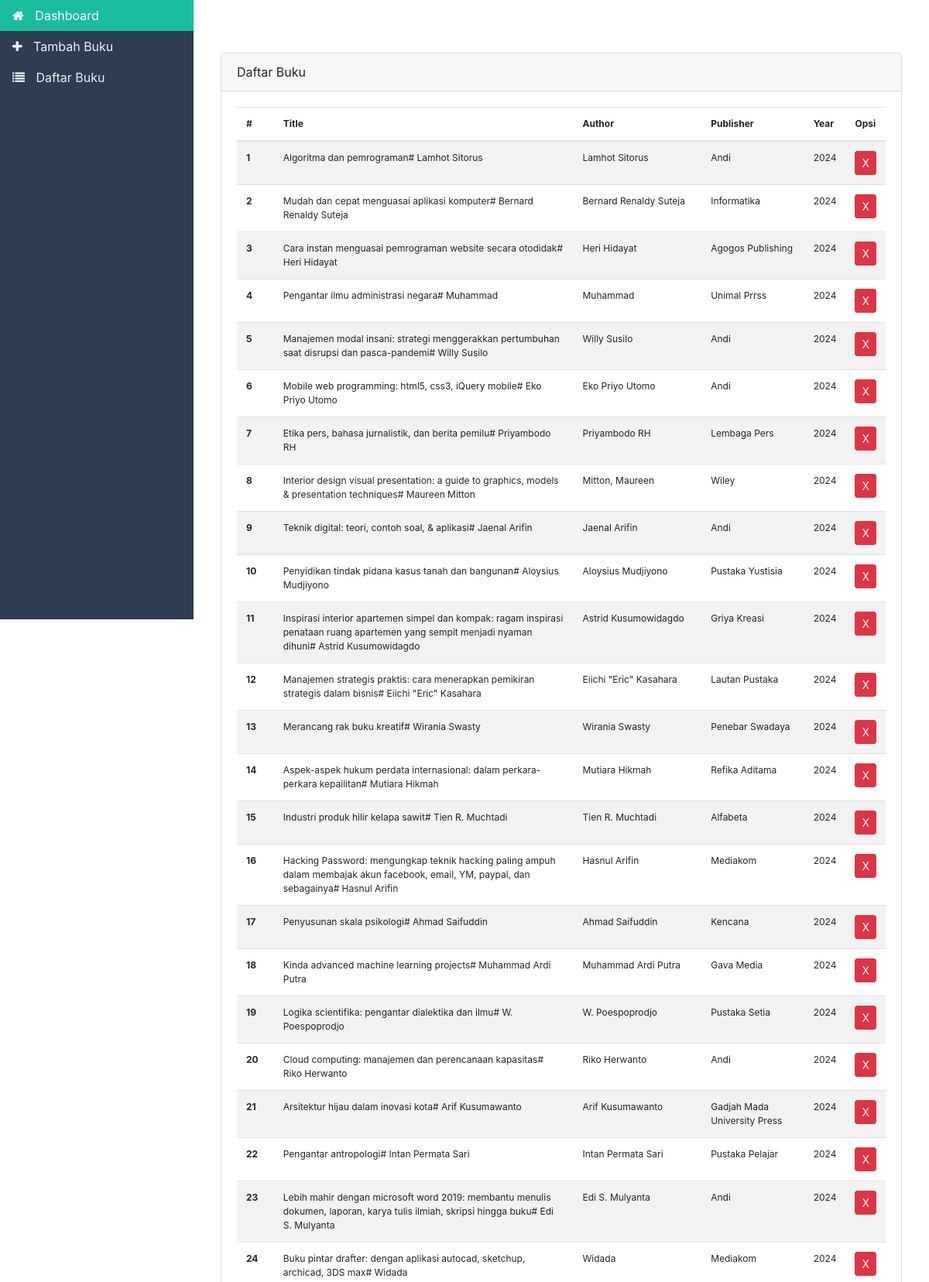
/index.php/admin/main/daftar_buku (upper part), run on the app's committed database.
### tables this page shows
CREATE TABLE `data_buku` (
  `id` int(11) NOT NULL,
  `title` varchar(161) NOT NULL,
  `author` varchar(47) NOT NULL,
  `publisher` varchar(29) NOT NULL,
  `year` year(4) NOT NULL DEFAULT 2024
);

### application/controllers/admin/Main.php (called while the page is built, shortened)
<?php
class Main extends CI_Controller {
	public function __construct() {
        $this->load->helper(array('form'));
        $this->load->library('form_validation');
    }
	public function daftar_buku()
	{
		$data['daftar_buku'] = $this->db->order_by('id', 'DESC');
		$data['daftar_buku'] = $this->db->get('data_buku')->result();
		$this->load->view('admin/daftar_buku', $data);
	}
}

### index.php (called while the page is built, shortened)
<?php
require_once BASEPATH.'core/CodeIgniter.php';

### application/views/admin/daftar_buku.php (the view, shortened to what this page needs)
<!doctype html>
<html lang="en">
	<head>
		<link rel="stylesheet" href="https://cdn.jsdelivr.net/npm/bootstrap@4.6.2/dist/css/bootstrap.min.css">
		<link rel="stylesheet" href="https://cdnjs.cloudflare.com/ajax/libs/font-awesome/4.7.0/css/font-awesome.css" />
	</head>
	<body>
		<?php include 'nav.php' ?>
		<div class="content">
			<section class="container mt-5">
				<div class="card">
					<div class="card-header">
						Daftar Buku
					</div>
					<div class="card-body">
						<table class="table table-striped" style="font-size: 12px;">
							<thead>
								<tr>
									<th scope="col">#</th>
									<th scope="col">Title</th>
									<th scope="col">Author</th>
									<th scope="col">Publisher</th>
									<th scope="col">Year</th>
									<th scope="col">Opsi</th>
								</tr>
							</thead>
							<tbody>
								<?php
									$no =1;
									foreach ($daftar_buku as $k) {
								 ?>
								<tr>
									<th scope="row"><?php echo $no++ ?></th>
									<td><?php echo $k->title ?></td>
									<td><?php echo $k->author ?></td>
									<td><?php echo $k->publisher ?></td>
									<td><?php echo $k->year ?></td>
									<td>
										<a href="<?php echo base_url().'admin/main/delete_buku/'.$k->id ?>" class="btn btn-danger btn-sm">X</a>
									</td>
								</tr>
							<?php } ?>
							</tbody>
						</table>
					</div>
				</div>
			</section>
		</div>
	</body>
</html>

### application/views/admin/nav.php (shortened to what this page needs)
<div class="sidebar">
	<ul class="nav flex-column">
		<li class="nav-item">
			<a class="nav-link" href="<?php echo base_url().'admin/main' ?>"><i class="fa  fa-home"></i> Dashboard</a>
		</li>
		<li class="nav-item">
			<a class="nav-link" href="<?php echo base_url().'admin/main/tambah_buku' ?>"><i class="fa  fa-plus"></i> Tambah Buku</a>
		</li>
		<li class="nav-item">
			<a class="nav-link" href="<?php echo base_url().'admin/main/daftar_buku' ?>"><i class="fa  fa-list"></i> Daftar Buku</a>
		</li>
	</ul>
</div>

### application/views/admin/nav.php (style rules this page uses)
.sidebar { height: 100vh; background-color: #2c3e50; padding: 0; position: fixed; width: 250px; top: 0; left: 0; z-index: 1000; transition: width 0.3s ease, background-color 0.3s ease; }
.sidebar .nav-link { color: #ecf0f1; transition: background-color 0.3s ease, color 0.3s ease; }
.sidebar .nav-link i { margin-right: 10px; }
.content { margin-left: 250px; padding: 20px; transition: margin-left 0.3s ease; }

### data on the page
data_buku: title "Algoritma dan pemrograman# Lamhot Sitorus", author "Lamhot Sitorus", publisher "Andi", year "2024"
data_buku: title "Mudah dan cepat menguasai aplikasi komputer# Bernard Renaldy Suteja", author "Bernard Renaldy Suteja", publisher "Informatika", year "2024"
data_buku: title "Cara instan menguasai pemrograman website secara otodidak# Heri Hidayat", author "Heri Hidayat", publisher "Agogos Publishing", year "2024"
data_buku: title "Pengantar ilmu administrasi negara# Muhammad", author "Muhammad", publisher "Unimal Prrss", year "2024"
data_buku: title "Manajemen modal insani: strategi menggerakkan pertumbuhan saat disrupsi dan pasca-pandemi# Willy Susilo", author "Willy Susilo", publisher "Andi", year "2024"
data_buku: title "Mobile web programming: html5, css3, iQuery mobile# Eko Priyo Utomo", author "Eko Priyo Utomo", publisher "Andi", year "2024"
data_buku: title "Etika pers, bahasa jurnalistik, dan berita pemilu# Priyambodo RH", author "Priyambodo RH", publisher "Lembaga Pers", year "2024"
data_buku: title "Interior design visual presentation: a guide to graphics, models & presentation techniques# Maureen Mitton", author "Mitton, Maureen", publisher "Wiley", year "2024"
data_buku: title "Teknik digital: teori, contoh soal, & aplikasi# Jaenal Arifin", author "Jaenal Arifin", publisher "Andi", year "2024"
data_buku: title "Penyidikan tindak pidana kasus tanah dan bangunan# Aloysius Mudjiyono", author "Aloysius Mudjiyono", publisher "Pustaka Yustisia", year "2024"
data_buku: title "Inspirasi interior apartemen simpel dan kompak: ragam inspirasi penataan ruang apartemen yang sempit menjadi nyaman dihuni# Astrid Kusumowidagdo", author "Astrid Kusumowidagdo", publisher "Griya Kreasi", year "2024"
data_buku: title "Manajemen strategis praktis: cara menerapkan pemikiran strategis dalam bisnis# Eiichi \"Eric\" Kasahara", author "Eiichi \"Eric\" Kasahara", publisher "Lautan Pustaka", year "2024"
data_buku: title "Merancang rak buku kreatif# Wirania Swasty", author "Wirania Swasty", publisher "Penebar Swadaya", year "2024"
data_buku: title "Aspek-aspek hukum perdata internasional: dalam perkara-perkara kepailitan# Mutiara Hikmah", author "Mutiara Hikmah", publisher "Refika Aditama", year "2024"
data_buku: title "Industri produk hilir kelapa sawit# Tien R. Muchtadi", author "Tien R. Muchtadi", publisher "Alfabeta", year "2024"
data_buku: title "Hacking Password: mengungkap teknik hacking paling ampuh dalam membajak akun facebook, email, YM, paypal, dan sebagainya# Hasnul Arifin", author "Hasnul Arifin", publisher "Mediakom", year "2024"
data_buku: title "Penyusunan skala psikologi# Ahmad Saifuddin", author "Ahmad Saifuddin", publisher "Kencana", year "2024"
data_buku: title "Kinda advanced machine learning projects# Muhammad Ardi Putra", author "Muhammad Ardi Putra", publisher "Gava Media", year "2024"
data_buku: title "Logika scientifika: pengantar dialektika dan ilmu# W. Poespoprodjo", author "W. Poespoprodjo", publisher "Pustaka Setia", year "2024"
data_buku: title "Cloud computing: manajemen dan perencanaan kapasitas# Riko Herwanto", author "Riko Herwanto", publisher "Andi", year "2024"
data_buku: title "Arsitektur hijau dalam inovasi kota# Arif Kusumawanto", author "Arif Kusumawanto", publisher "Gadjah Mada University Press", year "2024"
data_buku: title "Pengantar antropologi# Intan Permata Sari", author "Intan Permata Sari", publisher "Pustaka Pelajar", year "2024"
data_buku: title "Lebih mahir dengan microsoft word 2019: membantu menulis dokumen, laporan, karya tulis ilmiah, skripsi hingga buku# Edi S. Mulyanta", author "Edi S. Mulyanta", publisher "Andi", year "2024"
data_buku: title "Buku pintar drafter: dengan aplikasi autocad, sketchup, archicad, 3DS max# Widada", author "Widada", publisher "Mediakom", year "2024"
